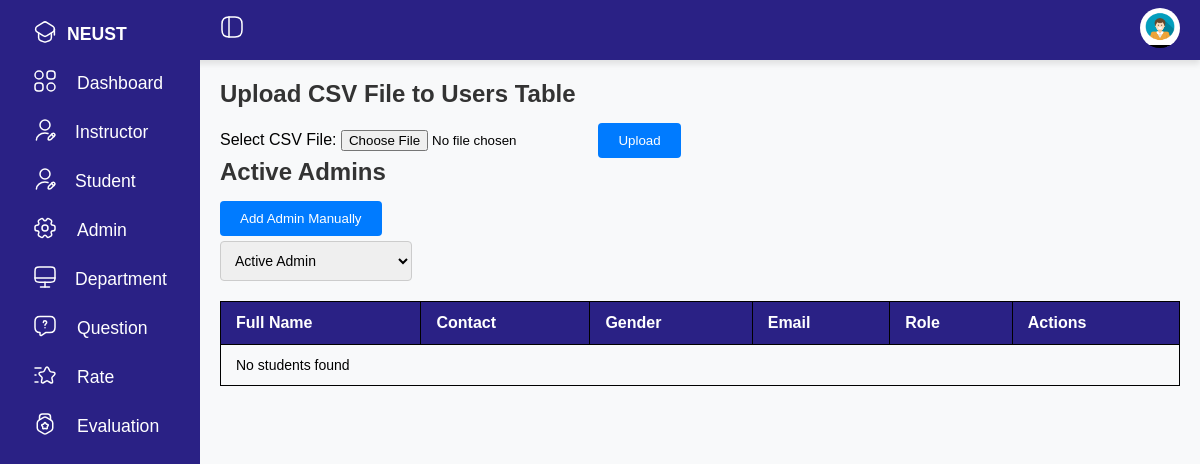
The page /admin.php (signed in) on the database as committed earlier.
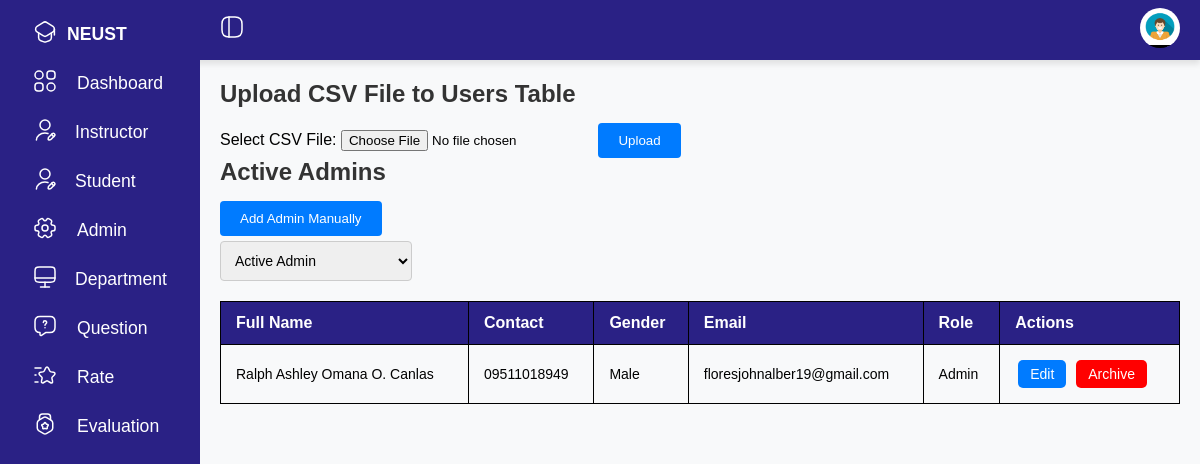
The same page on the database as committed later.
### tables this page shows
CREATE TABLE `users` (
  `user_id` int(11) NOT NULL,
  `fname` varchar(100) NOT NULL,
  `mname` varchar(100) DEFAULT NULL,
  `lname` varchar(100) NOT NULL,
  `suffixname` varchar(20) DEFAULT NULL,
  `contact_no` varchar(20) NOT NULL,
  `houseno` int(20) NOT NULL,
  `street` varchar(100) NOT NULL,
  `barangay` varchar(100) NOT NULL,
  `city` varchar(100) NOT NULL,
  `province` varchar(100) NOT NULL,
  `postalcode` varchar(25) NOT NULL,
  `birthdate` date NOT NULL DEFAULT curdate(),
  `gender` enum('Female','Male') NOT NULL,
  `role` enum('Admin','Student','Instructor') NOT NULL,
  `email` varchar(100) NOT NULL,
  `password` varchar(100) DEFAULT NULL,
  `is_archived` tinyint(1) DEFAULT 0
);

### admin.php (the view, shortened to what the changed rows need)
<?php
$servername = "localhost";
$username = "root";
$password = "";
$dbname = "cap";
$conn = new mysqli($servername, $username, $password, $dbname);
$filter = isset($_GET['status']) ? $_GET['status'] : 'active';
if ($filter == 'archived') {
    $sql = "SELECT * FROM users WHERE is_archived = 1 AND role = 'Admin'";
} else {
    $sql = "SELECT * FROM users WHERE is_archived = 0 AND role = 'Admin'";
}
$result = $conn->query($sql);
?>
<!DOCTYPE html>
<html lang="en">
<head>
    <link rel="stylesheet" href="sidebar.css">
</head>
<body>
    <div class="container">
        <div class="main">
            <div>
                <h2>Upload CSV File to Users Table</h2>
            </div>
            <h2><?php echo ucfirst($filter); ?> Admins</h2>
            <div class="table-wrapper">
                <table class="table table-bordered">
                    <thead>
                        <tr>
                            <th>Full Name</th>
                            <th>Contact</th>
                            <th>Gender</th>
                            <th>Email</th>
                            <th>Role</th>
                            <th>Actions</th>
                        </tr>
                    </thead>
                    <tbody>
                        <?php if ($result->num_rows > 0): ?>
                            <?php while ($row = $result->fetch_assoc()): ?>
                                <tr>
                                    <td><?php echo $row['fname'] . ' ' . $row['mname'] . ' ' . $row['lname'] . ' ' . $row['suffixname']; ?>
                                    </td>
                                    <td><?php echo $row['contact_no']; ?></td>
                                    <td><?php echo $row['gender']; ?></td>
                                    <td><?php echo $row['email']; ?></td>
                                    <td><?php echo $row['role']; ?></td>
                                    <td>
                                        <?php if ($row['is_archived'] == 0): ?>
                                            <button class="btn btn-success edit-btn"
                                                onclick="openEditModal(<?php echo $row['user_id']; ?>, '<?php echo $row['fname']; ?>', '<?php echo $row['mname']; ?>', '<?php echo $row['lname']; ?>', '<?php echo $row['suffixname']; ?>',  '<?php echo $row['contact_no']; ?>', '<?php echo $row['houseno']; ?>', '<?php echo $row['street']; ?>', '<?php echo $row['barangay']; ?>', '<?php echo $row['city']; ?>', '<?php echo $row['province']; ?>', '<?php echo $row['postalcode']; ?>', '<?php echo $row['birthdate']; ?>', '<?php echo $row['gender']; ?>', '<?php echo $row['email']; ?>', '<?php echo $row['role']; ?>')">Edit</button>
                                            <a href="student.php?archive=true&user_id=<?php echo $row['user_id']; ?>">
                                                <button class="btn btn-danger archive-btn">Archive</button>
                                            </a>
                                        <?php elseif ($row['is_archived'] == 1): ?>
                                            <a href="student.php?restore=true&user_id=<?php echo $row['user_id']; ?>">
                                                <button class="btn btn-success edit-btn">Restore</button>
                                            </a>
                                        <?php endif; ?>
                                    </td>
                                </tr>
                            <?php endwhile; ?>
                        <?php else: ?>
                            <tr>
                                <td colspan="6">No students found</td>
                            </tr>
                        <?php endif; ?>
                    </tbody>
                </table>
            </div>
        </div>
    </div>
</body>
</html>

Rows that differ between the two databases and show on the page:
added users: fname "Ralph Ashley", mname "Omana", lname "O. Canlas", contact_no "09511018949", gender "Male", email "floresjohnalber19@gmail.com", role "Admin"
Other text that changed with them:
text no longer shown: "No students found"
